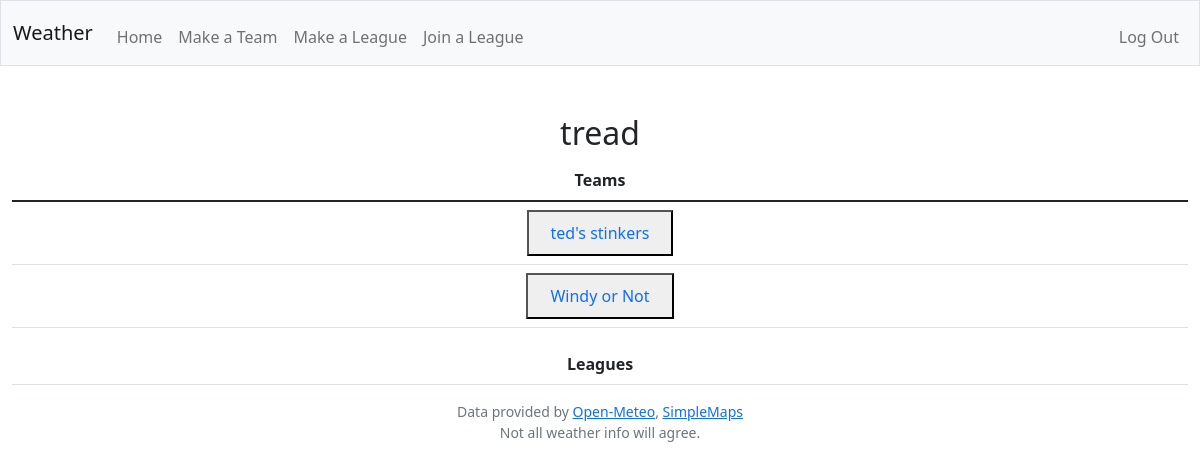
The app's page /user/tread (signed in), older data.
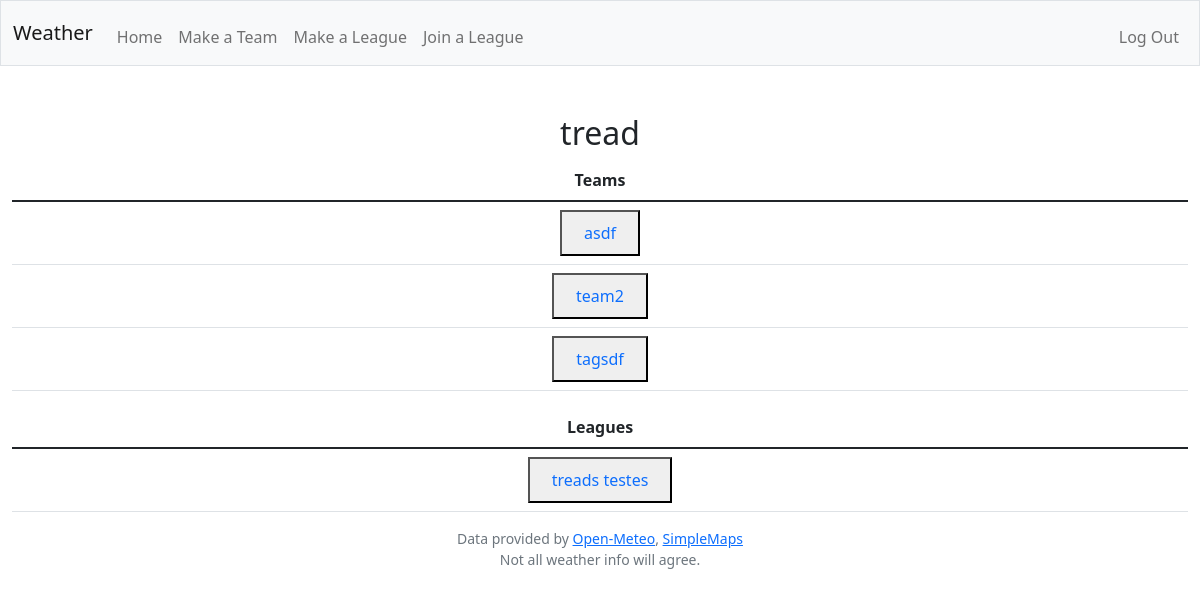
The same page, newer data.
### tables this page shows
CREATE TABLE teams (id INTEGER PRIMARY KEY, userid INTEGER, teamname TEXT NOT NULL, FOREIGN KEY(userid) REFERENCES users(id));

CREATE TABLE leagues(id INTEGER PRIMARY KEY, leaguename TEXT, founderid INTEGER, code, FOREIGN KEY (founderid) REFERENCES users(id));

### app.py (the view)
@app.route("/user/<username>")
@login_required
def userpage(username):
    if username == "self":
        pageid = session["userid"]
    else:
        pageid = db.execute("SELECT id FROM users WHERE username LIKE (?)", username)[0]['id']
    uusername = db.execute("SELECT username FROM users WHERE id = ?", pageid)[0]['username']
    teamnames = getusersteamnames(pageid)
    leaguenames = getusersleaguenames(pageid)
    return render_template("user.html", uusername = uusername, teamnames = teamnames, leaguenames = leaguenames)

### helpers.py (called while the page is built)
def login_required(f):
    @wraps(f)
    def decorated_function(*args, **kwargs):
        if session.get("userid") is None:
            return redirect("/login")
        return f(*args, **kwargs)
    return decorated_function

def getusersleaguenames(userid): #outputs dict of leaguenames for given userID
    leagueids = db.execute ("SELECT leagueid FROM leaguemembers WHERE userid = ?", userid)
    counter = 0
    leaguenames = []
    for row in leagueids:
        leagueid = leagueids[counter]['leagueid']
        leaguename = db.execute("SELECT leaguename FROM leagues WHERE id = ?", leagueid)[0]['leaguename']
        leaguenames.append({'leaguename' : leaguename})
        counter += 1
    return(leaguenames)

def getusersteamnames(userid): #outputs dict of teamnames for given userID
    teamnames = db.execute("SELECT teamname FROM teams WHERE userid = ?", userid)
    return(teamnames)

### templates/user.html (shortened to what this page needs)
{% extends "layout.html" %}
{% block main %}
    <h2>{{ uusername }}</h2>
    <div>
        <table class="table" style="float: left">
            <thead>
                <tr>
                    <th>Teams</th>
                </tr>
            </thead>
            <tbody>
                {% for row in teamnames %}
                <tr>
                    <td><button><a class="nav-link" href="/team/{{ row['teamname'] }}">{{ row['teamname'] }}</a></button></td>
                </tr>
                {% endfor %}
            </tbody>
        </table>
        <table class="table" style="float: left">
            <thead>
                <tr>
                    <th>Leagues</th>
                </tr>
            </thead>
            <tbody>
                {% for row in leaguenames %}
                <tr>
                    <td><button><a class="nav-link" href="/league/{{ row['leaguename'] }}">{{ row['leaguename'] }}</a></button></td>
                </tr>
                {% endfor %}
            </tbody>
        </table>
    </div>
{% endblock %}

Row changes from the older to the newer data that the page shows:
changed teams: teamname "ted's stinkers" → "asdf"
changed teams: teamname "Windy or Not" → "team2"
added teams: teamname "tagsdf"
added leagues: leaguename "treads testes"
